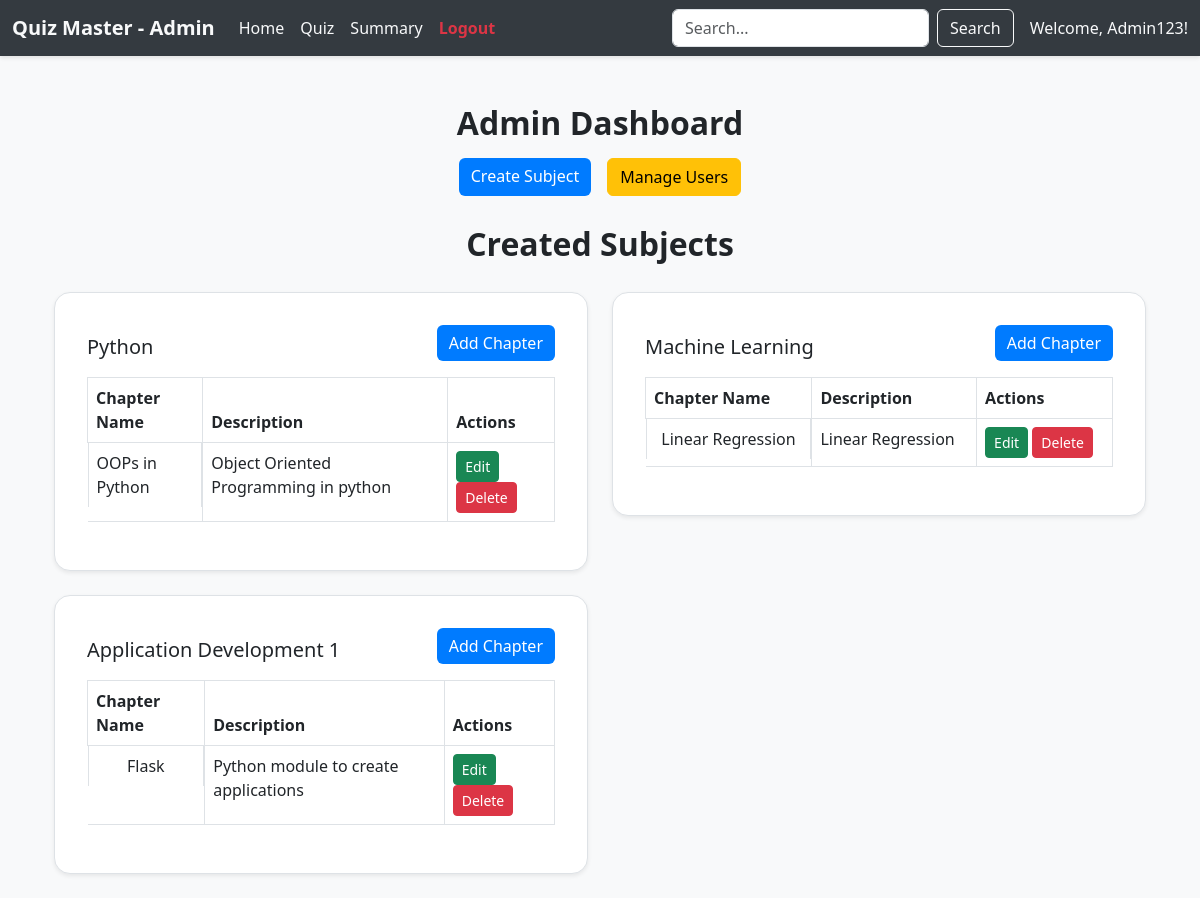
Page /admin_dash on the earlier database version.
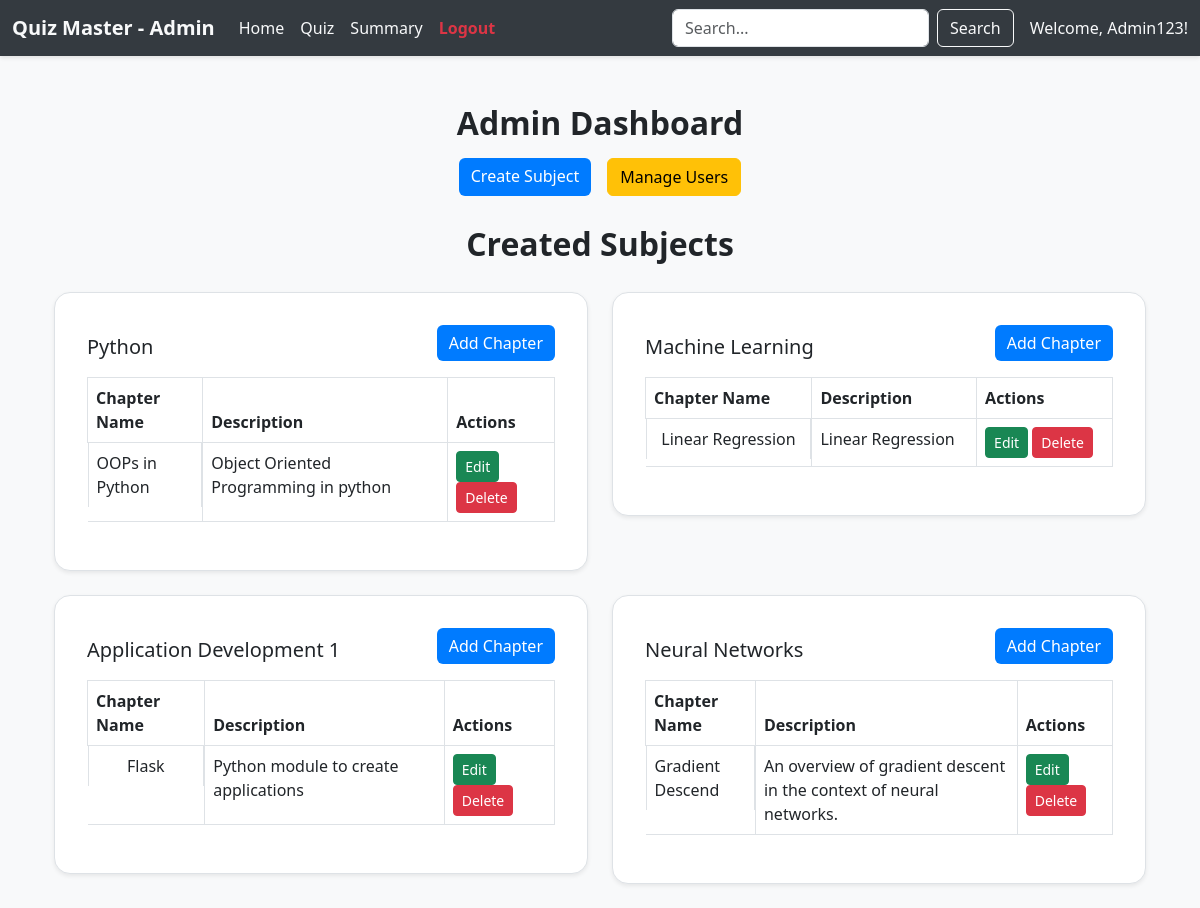
Same page on the later database version.
### applications/models.py (models this page shows)
class Subject(db.Model):
    id = db.Column(db.Integer, primary_key=True)
    name = db.Column(db.String(), unique=True, nullable=False)
    description = db.Column(db.Text, nullable=True)

class Chapter(db.Model):
    id = db.Column(db.Integer, primary_key=True)
    name = db.Column(db.String(), nullable=False)
    description = db.Column(db.Text, nullable=True)
    num_questions = db.Column(db.Integer, nullable=False, default=0)
    subject_id = db.Column(db.Integer, db.ForeignKey('subject.id', ondelete="CASCADE"), nullable=False)
    subject = db.relationship('Subject', backref=db.backref('chapters', lazy=True, cascade="all, delete"))

### applications/controllers.py (the view)
@app.route('/admin_dash', methods=['GET', 'POST'])
def admin_dashboard():
    admin_user = User.query.filter_by(role='admin').first()
    subjects = Subject.query.all()
    search_query = request.args.get('search_subject', '').strip()
    if search_query:
        subjects = Subject.query.filter(
            Subject.name.ilike(f"%{search_query}%")).all()
    else:
        subjects = Subject.query.all()
    return render_template('admin_dash.html', this_user=admin_user, subjects=subjects)

### templates/admin_dash.html (shortened to what this page needs)
<!DOCTYPE html>
<html lang="en">
<head>
    <link href="https://cdn.jsdelivr.net/npm/bootstrap@5.3.0/dist/css/bootstrap.min.css" rel="stylesheet">
    <link rel="stylesheet" href="/static/style.css">
</head>
<body>
    <nav class="navbar navbar-expand-lg" style="background-color: #343a40; box-shadow: 0 2px 4px rgba(0, 0, 0, 0.1)">
        <div class="container-fluid">
            <a class="navbar-brand text-light fw-bold" href="#">Quiz Master - Admin</a>
            <div class="collapse navbar-collapse" id="navbarNav">
                <ul class="navbar-nav me-auto">
                    <li class="nav-item"><a class="nav-link active text-light" href="/admin_dash">Home</a></li>
                    <li class="nav-item"><a class="nav-link text-light" href="/quiz_creator" target="_blank">Quiz</a>
                    </li>
                    <li class="nav-item"><a class="nav-link text-light" href="/admin_summary">Summary</a></li>
                    <li class="nav-item"><a class="nav-link text-danger fw-bold" href="/login">Logout</a></li>
                </ul>
                <form class="d-flex">
                    <input class="form-control me-2" type="search" placeholder="Search..." aria-label="Search">
                    <button class="btn btn-outline-light" type="submit">Search</button>
                </form>
                <span class="navbar-text ms-3 text-light">
                    Welcome, {{ this_user.username }}!
                </span>
            </div>
        </div>
    </nav>
    <div class="container mt-5">
        <h2 style="text-align: center;">Admin Dashboard</h2>
        <div class="d-flex justify-content-center gap-3 mt-3">
            <a href="/add_subject" class="btn btn-primary">Create Subject</a>
            <a href="/manage_users" class="btn btn-warning">Manage Users</a>
        </div>
        <div class="container mt-4">
            <p class="text-center mb-4 fs-2 fw-bold">Created Subjects</p>
            <div class="row">
                {% for subject in subjects %}
                <div class="col-12 col-md-6 mb-4">
                    <div class="card border shadow-sm p-3 rounded-4">
                        <div class="card-body">
                            <div class="d-flex justify-content-between align-items-center">
                                <h5 class="card-title">{{ subject.name }}</h5>
                                <a href="/add_chapter/{{ subject.id }}" class="btn btn-primary mb-3">Add Chapter</a>
                            </div>
                            <table class="table table-bordered">
                                <thead>
                                    <tr>
                                        <th>Chapter Name</th>
                                        <th>Description</th>
                                        <th>Actions</th>
                                    </tr>
                                </thead>
                                <tbody>
                                    {% for chapter in subject.chapters %}
                                    <tr>
                                        <td class="d-flex justify-content-center gap-3">{{ chapter.name }}</td>
                                        <td>{{ chapter.description }}</td>
                                        <td>
                                            <a href="/edit_chapter/{{ chapter.id }}" class="btn btn-success btn-sm">Edit</a>
                                            <a href="/delete_chapter/{{ chapter.id }}" class="btn btn-danger btn-sm">Delete</a>
                                        </td>
                                    </tr>
                                    {% endfor %}
                                </tbody>
                            </table>
                        </div>
                    </div>
                </div>
                {% endfor %}
            </div>
        </div>
    </div>
</body>
</html>

Differences in the rows shown:
added Subject: name "Neural Networks"
added Chapter: name "Gradient Descend", description "An overview of gradient descent in the context of neural networks.", shown under "Neural Networks"
